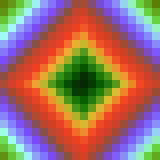
#> input picture symmetric.png, 20 x 20 px (shown 8 times larger)
$ python reflector3D.py
#> lines starting #> are read from the running program, lines starting #| are printed output that depends on the picture
#! usr/bin/python

import numpy as np
import cv2
from mpl_toolkits import mplot3d
import matplotlib.pyplot as plt

class Surface3D():

    def __init__(self, function, image=None, shape=None, bounds = None, mode="transparent"):
        '''
        function - 2-input function corresponding to this surface in 3d
        image - an image to project onto the surface
        bounds - (min, max)
        '''
        self.function = function
        # "perfect", "lambertian", "transparent"
        self.mode = mode

        if shape is not None:
            height, width, depth = shape
            self.image = np.zeros(shape)
            self.shape = shape

        if image is not None:
            height, width, depth = image.shape
            self.image = image
            self.shape = self.image.shape

        if bounds is None:
            self.points = np.mgrid[0:height,0:width]
        else:
            self.points = np.mgrid[bounds[0]:bounds[1]:height*1j, bounds[0]:bounds[1]:width*1j]


        zs = self.function(self.points[0], self.points[1])
        self.points = np.stack((self.points[0],self.points[1], zs))
        gradients = np.gradient(zs)
        lenx = gradients[0].shape
        nx = np.stack((np.ones(lenx), np.zeros(lenx), gradients[0]),axis=0)
        leny = gradients[1].shape
        ny = np.stack((np.zeros(leny), np.ones(leny), gradients[1]),axis=0)
        self.normals = np.cross(nx, ny, axis = 0)/np.linalg.norm(np.cross(nx, ny, axis = 0),axis=0)

        #make shapes more convenient
        self.points = self.points.reshape((3,-1))
        self.normals = self.normals.reshape((3,-1))


    def height(self):
        return np.amax(self.points[2])

    def reflect(self, input_rays):
        if self.mode == "perfect":
            i = np.identity(3)[..., None, None]
            height, width, rgb = self.shape
            # the next few lines are a hack b/c I don't understand
            # einstein summation.
            # TODO: get emily to help me fix this
            normals = self.normals.reshape((3,width,height))
            input_rays = input_rays.reshape((3, width, height))
            r_matrices = i - 2 * np.einsum("ixy,jxy->ijxy", normals, normals)
            reflections = np.einsum("ijxy,ixy->jxy",r_matrices,input_rays)
            return reflections.reshape((3,-1))

        if self.mode == "lambertian":
            pass
        if self.mode == "transparent":
            return input_rays

    def plot_surface(self, axes):
        axes.contour3D(self.points[0],self.points[1],self.points[2], 50)

    def plot_surface_img(self, axes, alpha=0.8):
        dim, n_points = self.normals.shape
        height, width, rgb = self.shape
        for i in range(n_points):
            point = self.points.T[i]
            normal = self.normals.T[i]
            # a plane is a*x+b*y+c*z+d=0
            # [a,b,c] is the normal. Thus, we have to calculate
            # d and we're set
            d = -point.dot(normal)

            # create x,y
            xx, yy = np.mgrid[-0.5:0.5:3j, -0.5:0.5:3j]
            xx = xx + point[0]
            yy = yy + point[1]

            # calculate corresponding z
            z = (-normal[0] * xx - normal[1] * yy - d) * 1. /normal[2]

            # plot the surface
            axes.plot_surface(xx, yy, z, color=list(self.image[int(i/width),i%width,:]/255.)+[alpha])


    def plot_reflections(self, ax, reflections=None, input_rays=None):
        if input_rays is None:
            # Default rays straight down
            ir_shape = self.points.shape[1:]
            input_rays = np.stack((np.zeros(ir_shape),np.zeros(ir_shape),-1*np.ones(ir_shape)))

        if reflections is None:
            reflections = self.reflect(input_rays)

        #ax.quiver(self.points[0],self.points[1],self.points[2],reflections[0],reflections[1],reflections[2], length=1, normalize=True)
        #ax.quiver(self.points[0],self.points[1],self.points[2],input_rays[0],input_rays[1],input_rays[2], length=1, normalize=True,color='orange')

    def collect(self, mirror, input_rays=None, tolerance=0.7):
        # [24 lines of commented-out code are left out]
        if input_rays is None:
            # Default rays straight down
            ir_shape = mirror.points.shape[1:]
            input_rays = np.stack((np.zeros(ir_shape),np.zeros(ir_shape),-1*np.ones(ir_shape)))
        reflection_rays = mirror.reflect(input_rays)

        # for each ray, calculate points on the collection surface for which
        # the ray is within a small tolerance of.
        # That is, check if a point P is on-ish the line given by a point P_l and ray r_l
        newimg = np.zeros(self.shape)
        nheight, nwidth, ndepth = self.shape

        dimm, m_points = mirror.points.shape
        mheight, mwidth, mdepth = mirror.shape

        dimc, c_points = self.points.shape

        for i in range(m_points):
            m_point = mirror.points.T[i]
            ray = reflection_rays.T[i]
            pixel = mirror.image[int(i/mwidth),i%mwidth]
            for j in range(c_points):
                c_point = self.points.T[j]
                norm = np.linalg.norm(m_point-c_point)
                cos = np.dot(ray, (m_point-c_point))/norm
                distance = norm * np.sqrt(1-cos**2)
                if distance < tolerance:
                    newimg[int(j/nwidth),j%nwidth] = pixel

        self.image = newimg.astype(np.uint8)


class Reflector3D():
    def __init__(self, image, mirror, collectorfn):
        '''
        image - an opencv image
        mirror - a mirror object
        collector - a collector object
        zimg - the height at which the image is above the xy plane
        '''
        # The image itself
        self.image = image

        # The reflecting surface of the image
        #self.mirror = Surface3D(mirrorfn, image=image, focus=0.25, mode="perfect")
        self.mirror = mirror

        # The surface of this image which views the reflector
        # Will mostly be a straight line.
        # Will definitely be transparent.
        self.collector = collector
        self.collector.collect(self.mirror)

        # The height above the plane at which the image sits
        self.zimg = self.set_height()


    def set_height(self, offset=0):
        self.zimg = self.mirror.height() + offset
        return self.zimg

    def show_collected_img(self):
        cv2.imshow("input img", cv2.cvtColor(self.image, cv2.COLOR_RGB2BGR))
        cv2.imshow("collected data", cv2.cvtColor(self.collector.image, cv2.COLOR_RGB2BGR))

    def display_plot(self):
        fig = plt.figure()
        ax = plt.axes(projection='3d')
        ax.set_xlabel('x')
        ax.set_ylabel('y')
        ax.set_zlabel('z')
        #plt.imshow(self.image)
        self.mirror.plot_surface_img(ax, alpha=0.2)
        self.mirror.plot_reflections(ax)

        self.collector.plot_surface_img(ax, alpha=1)
        plt.show()

if __name__ == '__main__':
    image = cv2.imread('symmetric.png')
#> image is the input picture: shape (20, 20, 3); mean B, G, R 100.6, 112.9, 157.4
    image = cv2.cvtColor(image, cv2.COLOR_BGR2RGB)
    h,w,d = image.shape
#> h = 20; w = 20; d = 3

    #mirrorfn = lambda x,y: (x-h/2.)**2 + (y-w/2.)**2
    mirrorfn = lambda x,y: np.sin(0.03*((x-h/2.)+(y-w/2)**2))
    mirror = Surface3D(mirrorfn, image=image, mode="perfect")
#> in __init__, `gradients = np.gradient(zs)`:
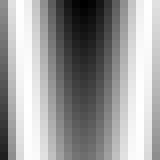
#> zs: shape (20, 20) float64 (shown 8 times larger); min -0.296, max 1, mean 0.496; drawn with min black and max white

    collectorfn = lambda x,y: 0.5+1*np.sin(0.4*x)-np.sin(0.3*y**2)
    collector = Surface3D(collectorfn, shape=(40,40,3), bounds=(min(h,w)/2 - 10, max(h,w)/2+10), mode="transparent")

    r = Reflector3D(image, mirror, collector)
#> the loop in collect, `for i in range(m_points):` made 400 passes
#> pixel on passes 1 to 3: [94, 128, 2], [97, 153, 20], [102, 200, 57]
#> after the loop in collect, `for i in range(m_points):`:
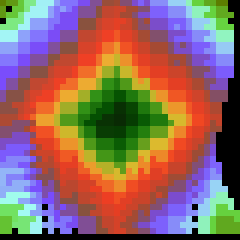
#> newimg: shape (40, 40, 3) float64 (shown 6 times larger); mean R, G, B 142, 105, 96.7
    r.show_collected_img()
    r.display_plot()
#> in display_plot, `plt.show()`:
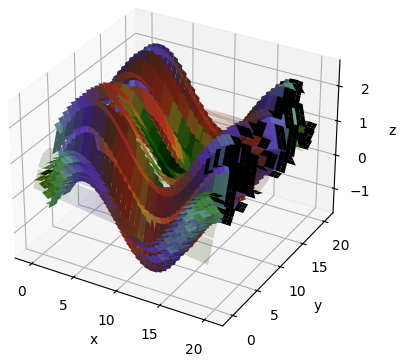
#> figure drawn by matplotlib, 1 panel
